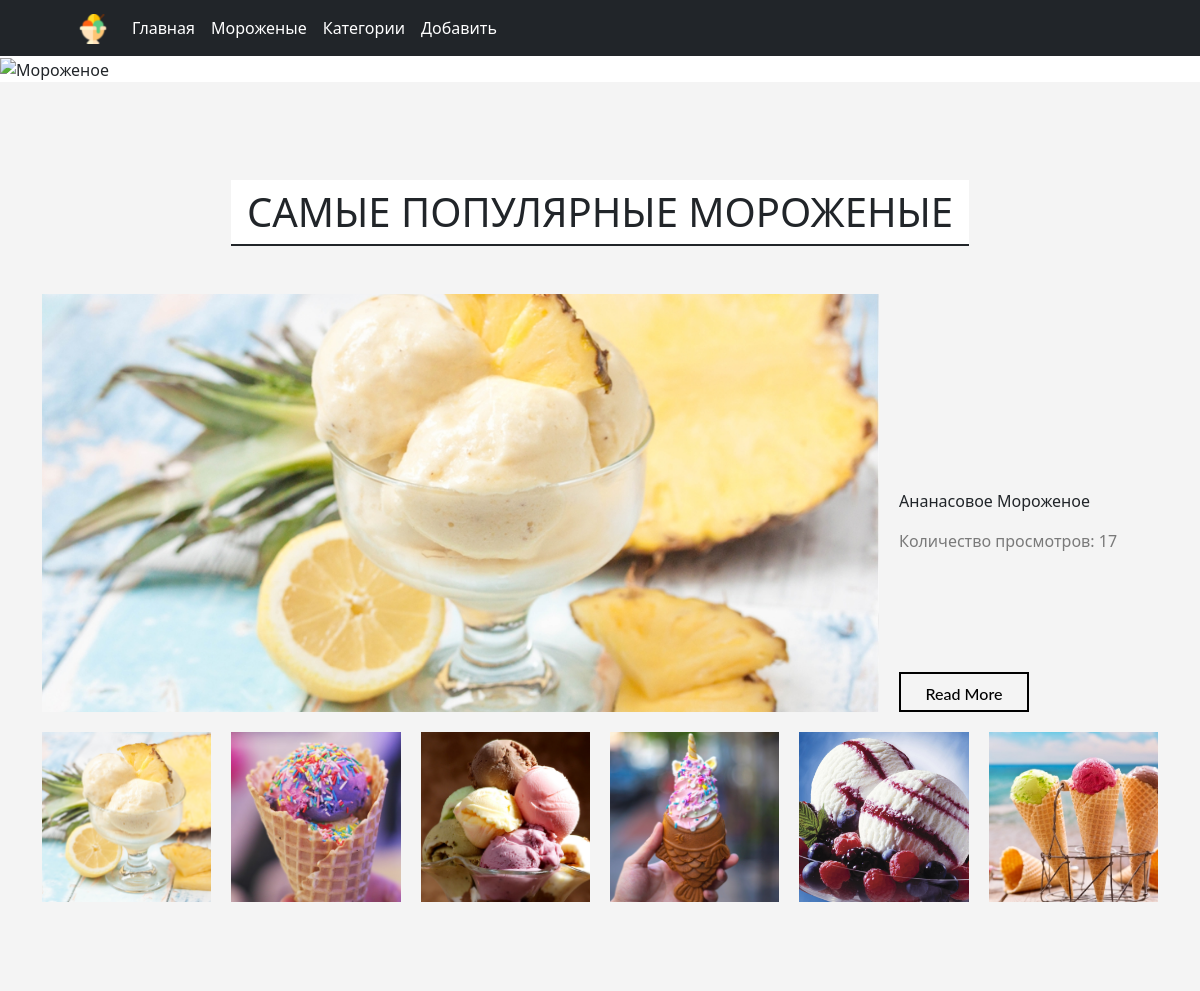
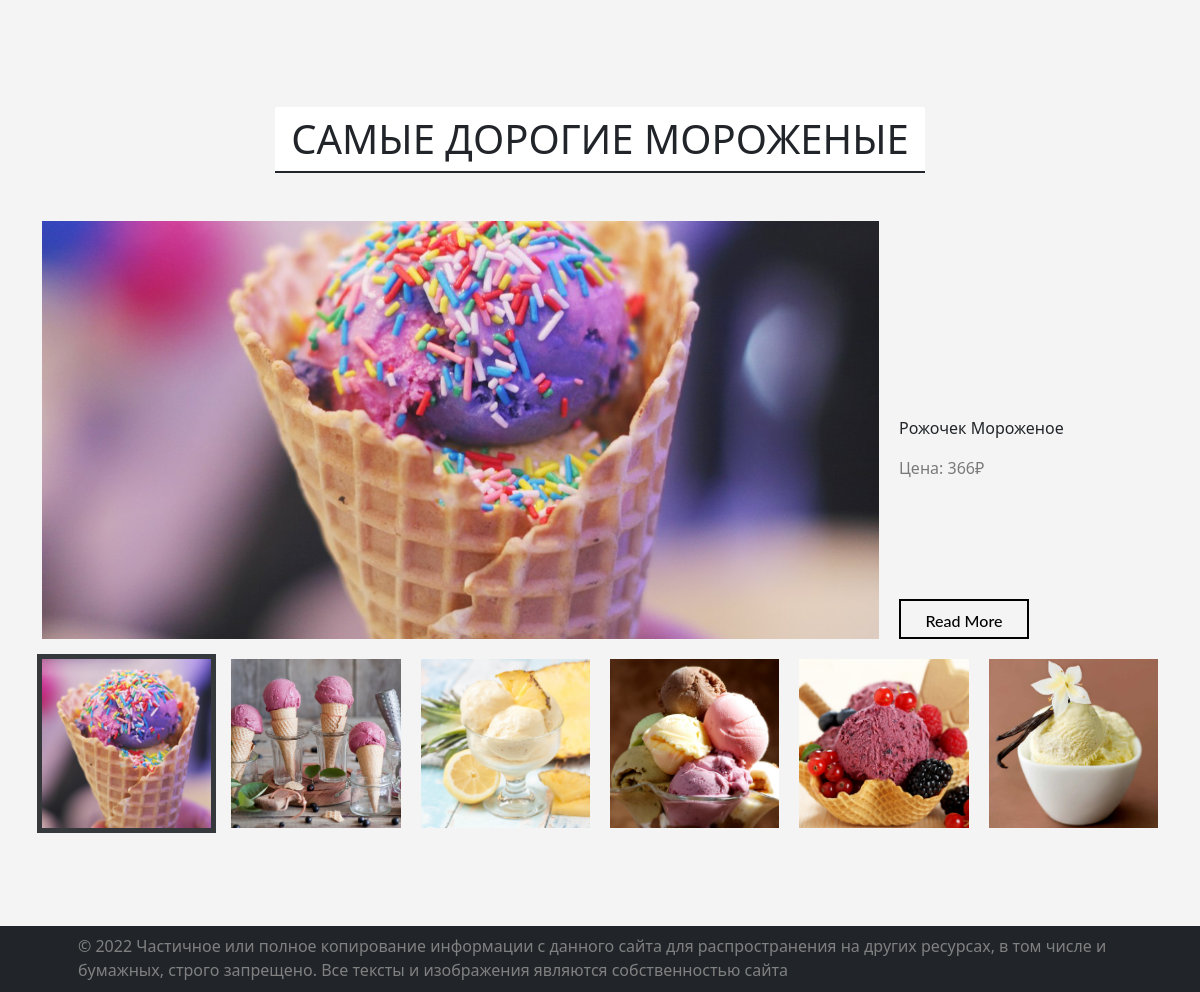
The page / on the database its author committed (2 pictures, top to bottom).
### ice_cream/models.py (models this page shows, shortened)
class IceCream(models.Model):
    objects = models.Manager()
    category = models.ForeignKey(Category, on_delete=models.CASCADE, verbose_name='Категория')
    name = models.CharField(max_length=40, verbose_name='Название')
    description = models.TextField(verbose_name='Описание', blank=True)
    photo = models.ImageField(upload_to='photos/%Y/%m/%d/', verbose_name='Фотография')
    created_at = models.DateTimeField(auto_now_add=True, verbose_name='Время публикации')
    price = models.PositiveIntegerField(verbose_name='Цена', default=0)
    views = models.PositiveIntegerField(verbose_name='Просмотры', default=0)
    class Meta:
        verbose_name = 'Мороженое'
        verbose_name_plural = 'Мороженые'
        ordering = ['-created_at', '-name']

### ice_cream/views.py (the view)
# urls.py: path('', homepage, name='home'),
def homepage(request):
    icecream_popularity = returns_top_six_popularity_icecream()
    icecream_expensive = returns_top_six_the_most_expensive_icecream()
    products = returns_all_photos_icecream()
    user_name = request.user
    context = {
        'title': 'Мороженые',
        'icecream_popularity': icecream_popularity,
        'icecream_expensive': icecream_expensive,
        'user_name': user_name,
        'products': products
    }
    return render(request, 'ice_cream/index.html', context=context)

### ice_cream/services.py (called while the page is built)
def returns_top_six_popularity_icecream():
    icecream = IceCream.objects.order_by('-views')[:6]
    return icecream

def returns_all_photos_icecream():
    photos = IceCream.objects.all().only('photo')
    return photos

def returns_top_six_the_most_expensive_icecream():
    icecream = IceCream.objects.order_by('-price')[:6]
    return icecream

### ice_cream/templates/ice_cream/index.html (shortened to what this page needs)
{% extends 'base.html' %}
{% block content %}
<div class="photo">
    <img src="https://img2.goodfon.ru/original/1920x500/5/2a/ice-cream-sweet-dessert-fresh-2639.jpg" alt="Мороженое">
</div>
<section>
    <div class="header-h1 my-5">
        <h1>Самые Популярные Мороженые</h1>
    </div>
    <div class="container my-5">
        <div class="carousel">
            <ul class="carousel__slides">
                {% for product in icecream_popularity %}
                <li class="carousel__slide">
                    <figure>
                        <div>
                            <img src="{{ product.photo.url }}" width="800" height="450" alt="Popularity icecream">
                        </div>
                        <figcaption>
                            {{ product.name }}
                            <span class="credit">Количество просмотров: {{ product.views }}</span>
                            <div class="frame">
                                <a href="{% url 'icecream' product.pk %}">
                                    <button class="custom-btn btn-3"><span>Read More</span></button>
                                </a>
                            </div>
                        </figcaption>
                    </figure>
                </li>
                {% endfor %}
            </ul>
            <ul class="carousel__thumbnails">
                {% for product in icecream_popularity %}
                <li>
                    <label for="slide-{{ forloop.counter0 }}">
                        <img src="{{ product.photo.url }}"
                             width="800"
                             height="450"
                             alt="Popularity icecream">
                    </label>
                </li>
                {% endfor %}
            </ul>
        </div>
    </div>
</section>
<section>
    <div class="header-h1 my-5">
        <h1>Самые Дорогие Мороженые</h1>
    </div>
    <div class="container my-5">
        <div class="carousel">
            <ul class="carousel__slides">
                {% for product in icecream_expensive %}
                <li class="carousel__slide">
                    <figure>
                        <div>
                            <img src="{{ product.photo.url }}" width="800" height="450" alt="Popularity icecream">
                        </div>
                        <figcaption>
                            {{ product.name }}
                            <span class="credit">Цена: {{ product.price }}₽</span>
                            <div class="frame">
                                <a href="{% url 'icecream' product.pk %}">
                                    <button class="custom-btn btn-3"><span>Read More</span></button>
                                </a>
                            </div>
                        </figcaption>
                    </figure>
                </li>
                {% endfor %}
            </ul>
            <ul class="carousel__thumbnails">
                {% for product in icecream_expensive %}
                <li>
                    <label for="slide-{{ forloop.counter0|add:'6' }}">
                        <img src="{{ product.photo.url }}"
                             width="800"
                             height="450"
                             alt="Popularity icecream">
                    </label>
                </li>
                {% endfor %}
            </ul>
        </div>
    </div>
</section>
{% endblock %}

### main/static/css/style.css (style rules this page uses)
.header-h1 { position: relative; text-align: center; margin-bottom: .5rem; }
.header-h1 h1 { position: relative; display: inline-block; background: #fff; margin-bottom: 0; padding: 0.5rem 1rem; border-bottom: .125rem solid #212529; font-size: 2.5rem; text-transform: uppercase; color: #212529; }
section { background: #f4f4f4; padding: 50px 0; }
.container { max-width: 1044px; margin: 0 auto; padding: 0 20px; }
.carousel { display: block; text-align: left; position: relative; margin-bottom: 22px; }
.carousel > input:nth-of-type(1):checked ~ .carousel__slides .carousel__slide:first-of-type { margin-left: 0%; }
.carousel > input:nth-of-type(1):checked ~ .carousel__thumbnails li:nth-of-type(1) { box-shadow: 0px 0px 0px 5px rgba(33, 37, 41, 0.9); }
.carousel__slides { position: relative; z-index: 1; padding: 0; margin: 0; overflow: hidden; white-space: nowrap; box-sizing: border-box; display: flex; }
.carousel__slide { position: relative; display: block; flex: 1 0 100%; width: 100%; height: 100%; overflow: hidden; transition: all 300ms ease-out; vertical-align: top; box-sizing: border-box; white-space: normal; }
.carousel__slide figure { display: flex; margin: 0; }
.carousel__slide div { position: relative; width: 100%; }
.carousel__slide div:before { display: block; content: ""; width: 100%; padding-top: 50%; }
.carousel__slide div > img { position: absolute; top: 0; left: 0; right: 0; bottom: 0; width: 100%; height: 100%; }
.carousel__slide img { display: block; flex: 1 1 auto; object-fit: cover; }
.carousel__slide figcaption { align-self: flex-end; padding: 20px 20px 0 20px; flex: 0 0 auto; width: 25%; min-width: 150px; }
.carousel__slide .credit { margin-top: 1rem; color: rgba(0, 0, 0, 0.5); display: block; }
.carousel__thumbnails { list-style: none; padding: 0; margin: 0; display: flex; margin: 0 -10px; }
.carousel__slides + .carousel__thumbnails { margin-top: 20px; }
.carousel__thumbnails li { flex: 1 1 auto; max-width: calc((100% / 6) - 20px); margin: 0 10px; transition: all 300ms ease-in-out; }
.carousel__thumbnails label { display: block; position: relative; }
.carousel__thumbnails label:before { display: block; content: ""; width: 100%; padding-top: 100%; }
.carousel__thumbnails label > img { position: absolute; top: 0; left: 0; right: 0; bottom: 0; width: 100%; height: 100%; }
.carousel__thumbnails img { display: block; width: 100%; height: 100%; object-fit: cover; }
button { margin: 20px; outline: none; }
.custom-btn { width: 130px; height: 40px; padding: 10px 25px; border: 2px solid #000; font-family: 'Lato', sans-serif; font-weight: 500; background: transparent; cursor: pointer; transition: all 0.3s ease; position: relative; display: inline-block; }
.btn-3 { line-height: 39px; padding: 0; }
.btn-3 span { position: relative; display: block; width: 100%; height: 100%; }
.btn-3:before, .btn-3:after { position: absolute; content: ""; left: 0; top: 0; background: #000; transition: all 0.3s ease; }
.btn-3:before { height: 0%; width: 2px; }
.btn-3:after { width: 0%; height: 2px; }
.btn-3 span:before, .btn-3 span:after { position: absolute; content: ""; right: 0; bottom: 0; background: #000; transition: all 0.3s ease; }
.btn-3 span:before { width: 2px; height: 0%; }
.btn-3 span:after { width: 0%; height: 2px; }
:root { --size: 100px; --frames: 62; }
.photo img { vertical-align: middle; top: 0; left: 0; right: 0; bottom: 0; width: 100%; height: 100%; }

### rows shown on the page
IceCream: photo (picture), name "Ананасовое Мороженое", views "17"
IceCream: photo (picture), name "Рожочек Мороженое", price "366"
IceCream: photo (picture)
IceCream: photo (picture)
IceCream: photo (picture)
IceCream: photo (picture)
IceCream: photo (picture)
IceCream: photo (picture)
IceCream: photo (picture)
